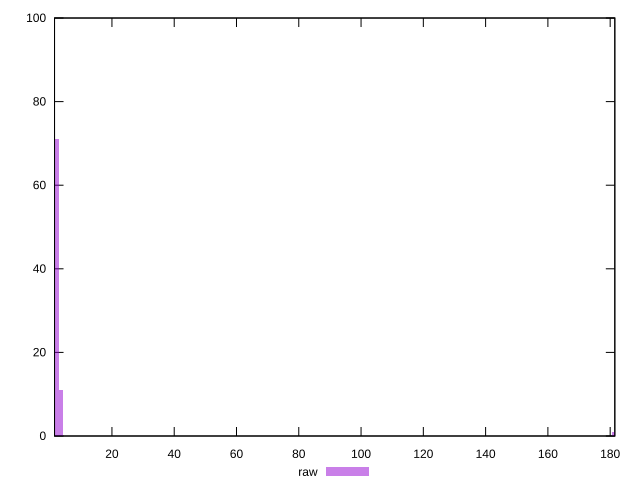

gnuplot code for this plot:
reset

$raw <<EOF
181.31392693676074 1
2.433743985728332 71
3.650615978592498 11
1.216871992864166 17
EOF

set key outside below
set boxwidth 1.216871992864166
set xrange [1.565:181.494]
set yrange [0:100]
set trange [0:100]
set style fill transparent solid 0.5 noborder
set terminal svg size 640, 490 enhanced background rgb 'white'
set output "reports/report_00032_2021-02-25T10-28-15.087Z/server-response-time/samples/music/raw/histogram.svg"

plot $raw title "raw" with boxes

reset
